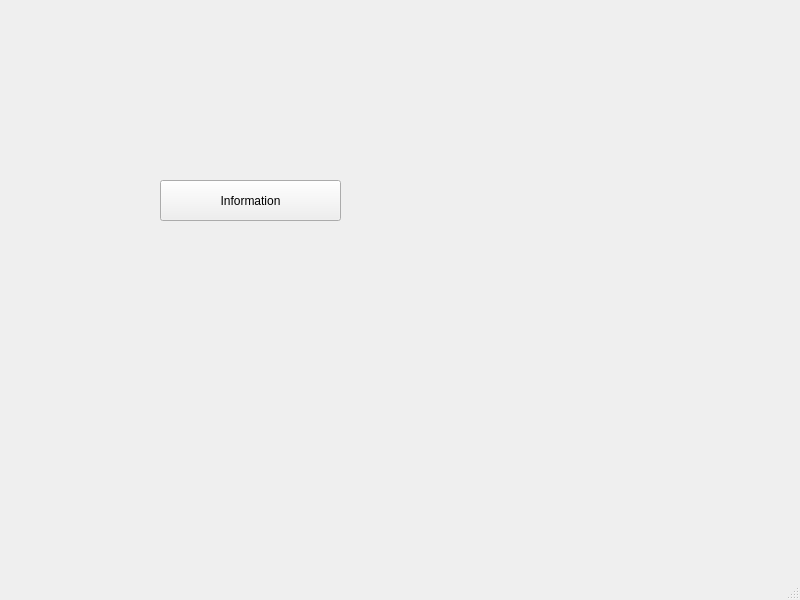
<?xml version="1.0" encoding="UTF-8"?>
<ui version="4.0">
 <class>MainWindow</class>
 <widget class="QMainWindow" name="MainWindow">
  <property name="geometry">
   <rect>
    <x>0</x>
    <y>0</y>
    <width>800</width>
    <height>600</height>
   </rect>
  </property>
  <property name="windowTitle">
   <string>MainWindow</string>
  </property>
  <widget class="QWidget" name="centralwidget">
   <widget class="QPushButton" name="btnMessage">
    <property name="geometry">
     <rect>
      <x>160</x>
      <y>180</y>
      <width>181</width>
      <height>41</height>
     </rect>
    </property>
    <property name="text">
     <string>Information</string>
    </property>
   </widget>
  </widget>
  <widget class="QMenuBar" name="menubar">
   <property name="geometry">
    <rect>
     <x>0</x>
     <y>0</y>
     <width>800</width>
     <height>26</height>
    </rect>
   </property>
  </widget>
  <widget class="QStatusBar" name="statusbar"/>
 </widget>
 <resources/>
 <connections/>
</ui>
